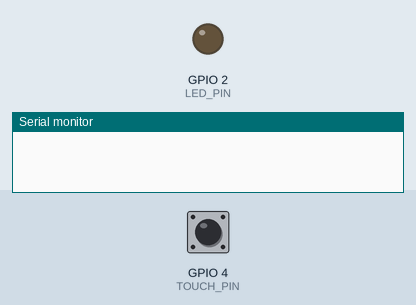
This sketch was run on a simulated ESP32. On the bench: output pins drawn as LEDs (lit = HIGH), the last lines printed to the serial monitor. The test bench sets the inputs (shaded band); at power-on: GPIO 4 (TOUCH_PIN) HIGH.

Above: at 0.0 s.
At 1.1 s:
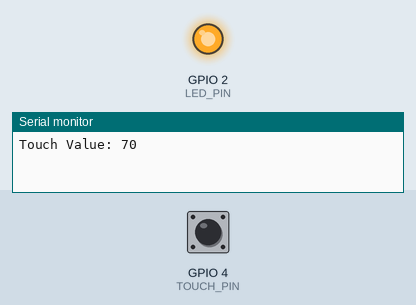
Timing chart, 0 to 2.6 s (numbered marks = the images above):
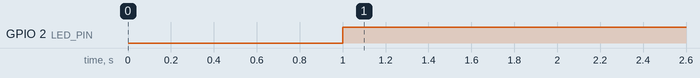

Measured:
- by itself, GPIO 2 (LED_PIN): LOW → HIGH at 1.0 s

The sketch:

touch_led_high.ino
```cpp
// 定义触摸引脚 (T0对应GPIO4)
#define TOUCH_PIN 4
// 定义LED引脚 (ESP32 DevKit板载LED通常是GPIO2)
#define LED_PIN 2
// 中断模式设置：0为轮询模式，1为中断模式
#define EXT_ISR_MODE 0

// 阈值，需要通过串口监视器观察并调整
int threshold = 500;
// 触摸值
int touchValue;

void setup() {
  Serial.begin(115200);
  delay(1000); // 等待串口稳定

  pinMode(LED_PIN, OUTPUT);
}

void loop() {
  touchValue = touchRead(TOUCH_PIN);
  Serial.print("Touch Value: ");
  Serial.println(touchValue);

  // 简单的阈值判断逻辑
  if (touchValue < threshold) {
    digitalWrite(LED_PIN, HIGH); // 触摸时，值变小，LED亮
  } else {
    digitalWrite(LED_PIN, LOW);  // 未触摸，LED灭
  }

  delay(100);
}
```
